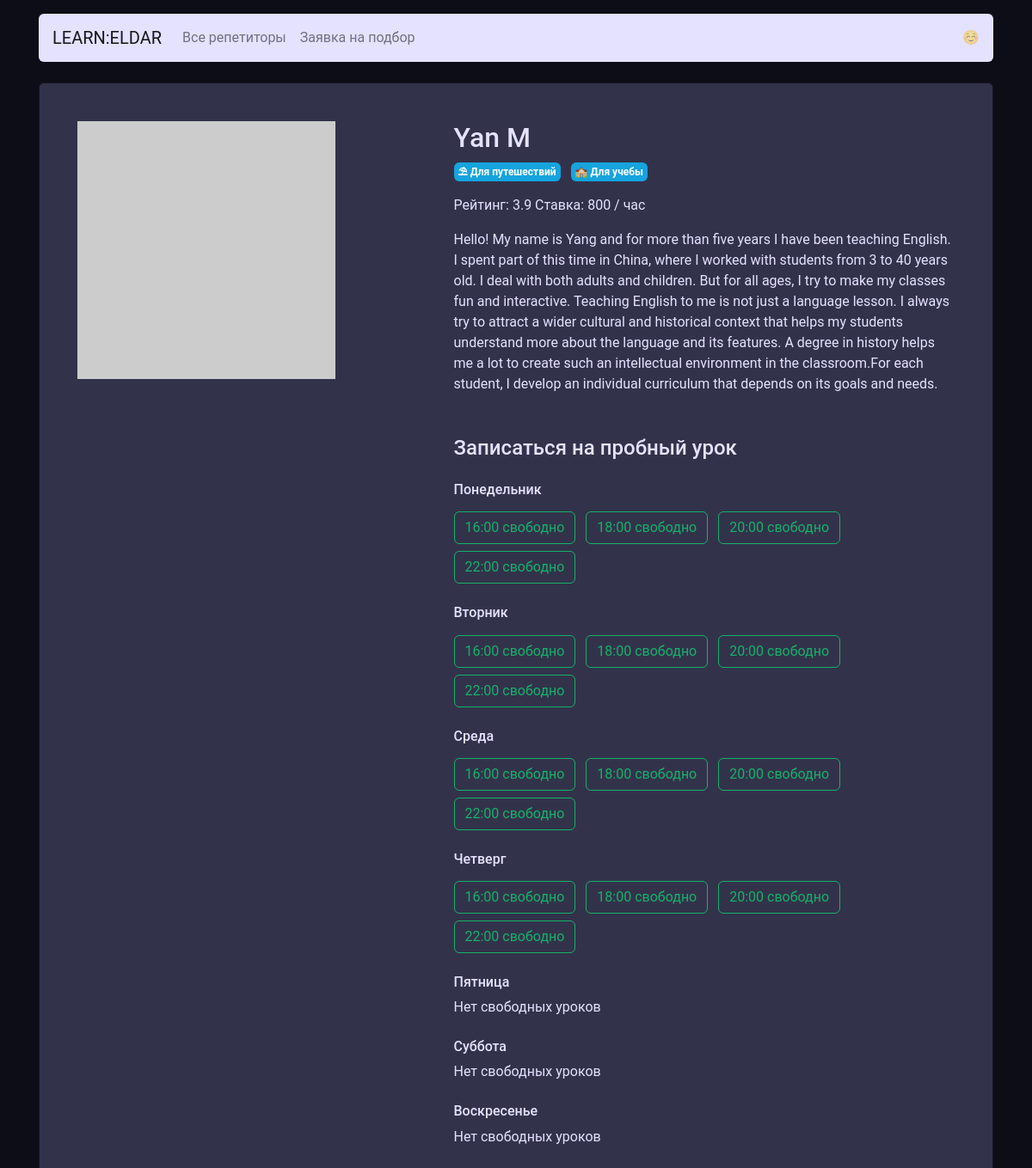
Page /profile/6 on the committed database.
### app.py (models this page shows)
class Teachers(db.Model):
    __tablename__ = 'teachers'
    id = db.Column('ID', db.Integer, primary_key=True)
    name = db.Column('Name', db.String)
    about = db.Column('About', db.String)
    rating = db.Column('Rating', db.Float)
    picture = db.Column('Picture', db.String)
    price = db.Column('Price', db.Integer)
    schedule = db.relationship('Schedule', backref='teacher')
    goals = db.relationship('Goals', secondary=teacher_goals_association, backref='teacher')
    booking = db.relationship('Booking', backref='teacher')

class Goals(db.Model):
    __tablename__ = 'goals'
    id = db.Column('ID', db.Integer, primary_key=True)
    goal_slug = db.Column('Goal slug', db.String)
    goal_text = db.Column('Goal text', db.String)

class Schedule(db.Model):
    __tablename__ = 'schedule'
    id = db.Column('ID', db.Integer, primary_key=True)
    week_day = db.Column('Week Day', db.String)
    timing = db.Column('Timing', db.String)
    teacher_id = db.Column('Teacher ID', db.Integer, db.ForeignKey('teachers.ID', ondelete='CASCADE'))

### app.py (the view)
@app.route('/profile/<int:id>')
def profiles_render(id):
    teacher_slots = db.session.query(Schedule).filter(Schedule.teacher_id == id).all()
    slots = {'mon': [], 'tue': [], 'wed': [], 'thu': [], 'fri': [], 'sat': [], 'sun': []}
    teacher_id = db.session.query(Teachers).get_or_404(id)
    for i in teacher_slots:
        slots[i.week_day].append(i.timing)
    return render_template('profile.html',
                           teacher=teacher_id,
                           teacher_slots=slots,
                           goals=goals,
                           week_days=week_days)

### templates/profile.html
{% extends 'base.html' %} {% block body %}
  <main class="container mt-3">
    <div class="card my-4 mx-auto">
      <div class="card-body m-2 m-md-4">
        <article class="row">
          <div class="col-5"><img src="{{ teacher.picture }}" class="img-fluid" alt=""></div>
          <div class="col-7">
            <section class="teacher=info">
              <h1 class="h2">{{ teacher.name }}</h1>
              <p>
                {% for badge in teacher.goals %}
                  <span class="badge badge-secondary mr-2" style="padding: 5px">
                {{ badge.goal_text }}
                  </span>
                {% endfor %}
              </p>
                <p>Рейтинг: {{ teacher.rating }} Ставка: {{ teacher.price }} / час</p>
                <p>{{ teacher.about }}</p>
            </section>
            <section class="available">
              <h4 class="mb-4 mt-5">Записаться на пробный урок</h4>
              {% for key, value in teacher_slots.items() %}
                <h6 class="mt-4">{{ week_days[key] }}</h6>
              {% if value | length == 0 %}
                <p>Нет свободных уроков</p>
              {% else %}
              {% for slot in value | sort %}
                <a href="/booking/{{teacher.id}}/{{ key }}/{{ slot | replace(':','-') }}"
                   class="btn btn-outline-success mr-2"
                   style="margin-top: 8px">{{ slot }} свободно</a>
              {% endfor %}
              {% endif %}
              {% endfor %}
            </section>
          </div>
        </article>
      </div>
    </div>
  </main>
{% endblock %}

### rows in the picture
Teachers: name "Yan M", rating "3.9", price "800", about "Hello! My name is Yang and for more than five years I have been teaching English. I spent part of this time in China, where I worked with students from 3 to 40 years old. I deal with both adults and children. But for all ages, I try to make my classes fun and interactive. Teaching English to me is not just a language lesson. I always try to attract a wider cultural and historical context that helps my students understand more about the language and its features. A degree in history helps me a lot to create such an intellectual environment in the classroom.For each student, I develop an individual curriculum that depends on its goals and needs."
Goals: goal_text "⛱ Для путешествий"
Goals: goal_text "🏫 Для учебы"
Schedule: Timing "16:00"
Schedule: Timing "18:00"
Schedule: Timing "20:00"
Schedule: Timing "22:00"
Schedule: Timing "16:00"
Schedule: Timing "18:00"
Schedule: Timing "20:00"
Schedule: Timing "22:00"
Schedule: Timing "16:00"
Schedule: Timing "18:00"
Schedule: Timing "20:00"
Schedule: Timing "22:00"
Schedule: Timing "16:00"
Schedule: Timing "18:00"
Schedule: Timing "20:00"
Schedule: Timing "22:00"

### other values in the picture
{{ week_days[key] }} "Понедельник" "Вторник" "Среда" "Четверг" "Пятница" "Суббота" "Воскресенье"
